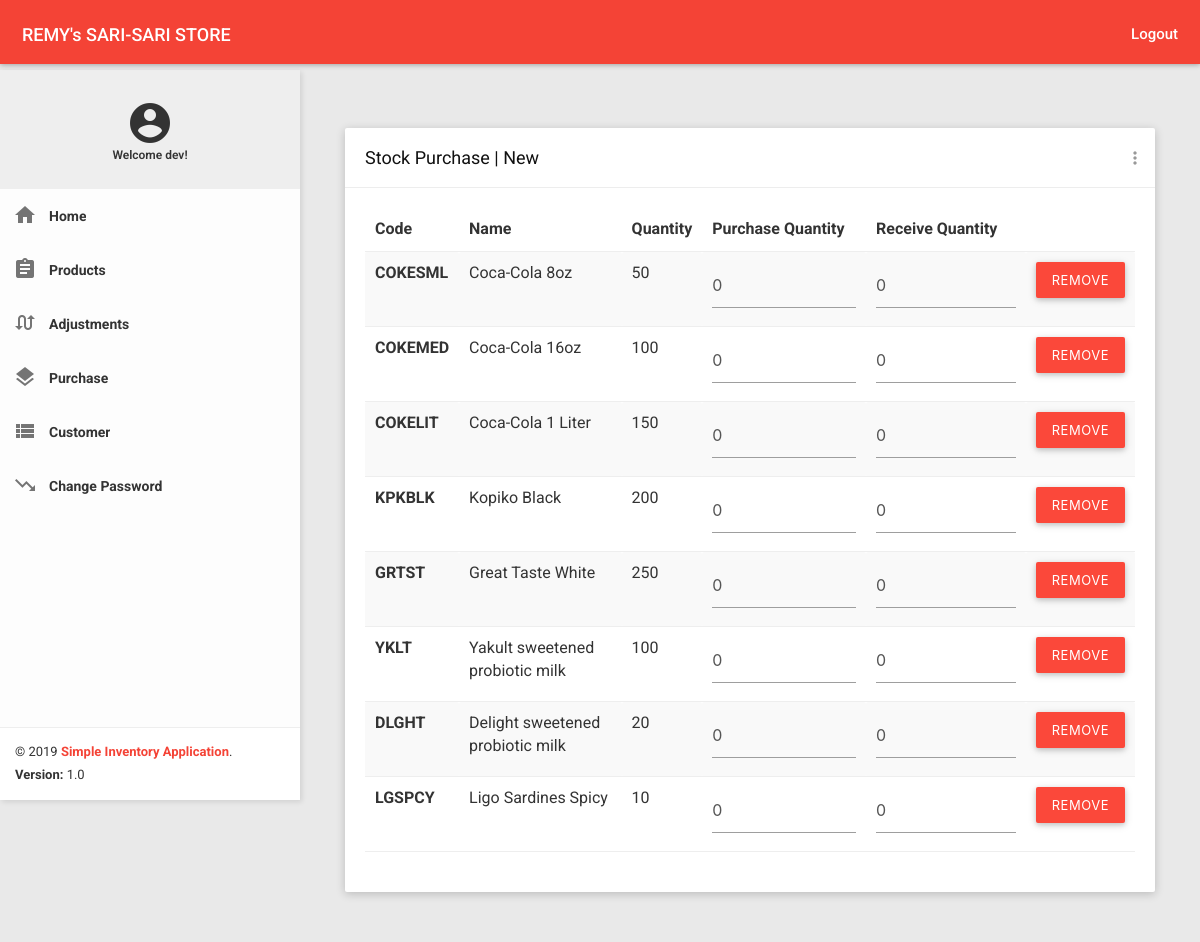
The page /purchase (signed in) on the database its author committed.
### app.py (models this page shows, shortened)
class User(db.Model, UserMixin):
    __tablename__ = 'user'
    id = db.Column(db.Integer, primary_key=True)
    username = db.Column(db.String(10), unique=True)
    password = db.Column(db.String(200))

class PurchaseHeader(db.Model):
    __tablename__ = 'purchase_header'
    id = db.Column(db.Integer, primary_key=True)
    description = db.Column(db.String(30))
    status = db.Column(db.String(30))
    purchase_details = db.relationship('PurchaseDetail', backref='purchase_reference')

class PurchaseDetail(db.Model):
    __tablename__ = 'purchase_detail'
    id = db.Column(db.Integer, primary_key=True)
    quantity_purchase = db.Column(db.Integer)
    quantity_receive = db.Column(db.Integer)
    purchase_header_id = db.Column(db.Integer, db.ForeignKey('purchase_header.id'))
    product_id = db.Column(db.Integer, db.ForeignKey('product.id'))

class Product(db.Model):
    __tablename__ = 'product'
    id = db.Column(db.Integer, primary_key=True)
    code = db.Column(db.String(30), unique=True)
    name = db.Column(db.String(50))
    price = db.Column(db.Float)
    quantity = db.Column(db.Integer)
    created_at = db.Column(db.DateTime, default=datetime.utcnow)
    updated_at = db.Column(db.DateTime, default=datetime.utcnow)
    adjustment_line = db.relationship('AdjustmentDetail',backref='adjustment_detail')
    purchase_line = db.relationship('PurchaseDetail',backref='purchase_detail')

### app.py (the view, shortened to what this page needs)
@app.route('/purchase', methods=['POST','GET'])
@login_required
def purchase():
    purchase_header = PurchaseHeader.query.filter_by(id=1).first_or_404()
    receive_field_state = ''
    purchase_field_state = ''
    if purchase_header.status == 'New':
        receive_field_state = ''
        receive_field_state = 'readonly="readonly"'
    elif purchase_header.status == 'In Transit':
        receive_field_state = 'readonly="readonly"'
        purchase_field_state = 'readonly="readonly"'
    elif  purchase_header.status == 'Received':
        receive_field_state = ''
        purchase_field_state = 'readonly="readonly"'
    if request.method == 'GET':
        return render_template('purchase.html',
            purchase_header=purchase_header,
            message='',
            css_class='',
            receive_field_state=receive_field_state,
            purchase_field_state=purchase_field_state
        )

### app.py (called while the page is built)
@login_manager.user_loader
def load_user(user_id):
    return User.query.get(int(user_id))

### templates/purchase.html (shortened to what this page needs)
﻿{% extends 'base.html' %}
{% block customcss %}
    <link href="../static/all-themes.css" rel="stylesheet">
{% endblock %}
{% set bodyclass = 'theme-red' %}
{% block content %}
    {% include './includes/nav.html' %}
    <section class="content">
        <div class="container-fluid">
            <form method='POST'>
                <div class="row clearfix">
                    <div class="col-lg-12 col-md-12 col-sm-12 col-xs-12">
                        <div class="card">
                            <div class="header">
                                <h2>{{ purchase_header.description }} | {{ purchase_header.status }}</h2>
                                <ul class="header-dropdown m-r--5">
                                    <li class="dropdown">
                                        <a href="javascript:void(0);" class="dropdown-toggle" data-toggle="dropdown" role="button" aria-haspopup="true" aria-expanded="false">
                                            <i class="material-icons">more_vert</i>
                                        </a>
                                    </li>
                                </ul>
                            </div>
                            <div class="body table-responsive">
                                <table class="table table-striped">
                                    <thead>
                                        <tr>
                                            <th>Code</th>
                                            <th>Name</th>
                                            <th>Quantity</th>
                                            <th>Purchase Quantity</th>
                                            <th>Receive Quantity</th>
                                            <th></th>
                                        </tr>
                                    </thead>
                                    <tbody>
                                        {% for purchase_detail in purchase_header.purchase_details[:] %}
                                            <tr>
                                                <th scope="row">{{ purchase_detail.purchase_detail.code }}</th>
                                                <td>{{ purchase_detail.purchase_detail.name }}</td>
                                                <td>{{ purchase_detail.purchase_detail.quantity }}</td>
                                                <td>
                                                    <input type="number" name="PURCHASE-{{ purchase_detail.id }}-{{ purchase_detail.purchase_detail.code }}" class="form-control" value="{{ purchase_detail.quantity_purchase }}" {% if purchase_field_state %} {{ purchase_field_state }} {% endif %}>
                                                </td>
                                                <td>
                                                    <input id="qty-receive" type="number" name="RECEIVE-{{ purchase_detail.id }}-{{ purchase_detail.purchase_detail.code }}" class="form-control" value="{{ purchase_detail.quantity_receive }}" {% if receive_field_state %} {{ receive_field_state }} {% endif %}>
                                                </td>
                                                <td>
                                                    <button type="submit" class="btn btn-danger waves-effect" name="submit_type" value="DEL-{{ purchase_detail.id }}">Remove</button>
                                                </td>
                                            </tr>
                                        {% endfor %}
                                    </tbody>
                                </table>
                            </div>
                        </div>
                    </div>
                </div>
            </form>
        </div>
    </section>
{% endblock %}

### templates/includes/nav.html (shortened to what this page needs)
    <nav class="navbar">
        <div class="container-fluid">
            <div class="navbar-header">
                <a class="navbar-brand" href="/home"><strong>REMY's SARI-SARI STORE</strong></a>
            </div>
            <div class="collapse navbar-collapse" id="navbar-collapse">
                <ul class="nav navbar-nav navbar-right">
                    <li><a href="/logout" class="js-search" data-close="true"><strong>Logout</strong></a></li>
                </ul>
            </div>
        </div>
    </nav>
    <section>
        <aside id="leftsidebar" class="sidebar">
            <div class="menu">
                <ul class="list">
                    <li class="header align-center">
                        <br>
                        <div class="demo-google-material-icon"> <i class="material-icons md-48">account_circle</i></div>
                        <span class="icon-name">
                            Welcome {{ current_user.username }}!
                        </span>
                        <br> <br>
                    </li>
                    <li>
                        <a href="/home">
                            <i class="material-icons">home</i>
                            <span>Home</span>
                        </a>
                    </li>
                    <li>
                        <a href="/products">
                            <i class="material-icons">assignment</i>
                            <span>Products</span>
                        </a>
                    </li>
                    <li>
                        <a href="/adjustment">
                            <i class="material-icons">swap_calls</i>
                            <span>Adjustments</span>
                        </a>
                    </li>
                    <li>
                        <a href="/purchase">
                            <i class="material-icons">layers</i>
                            <span>Purchase</span>
                        </a>
                    </li>
                    <li>
                        <a href="/customers">
                            <i class="material-icons">view_list</i>
                            <span>Customer</span>
                        </a>
                    </li>
                    <li>
                        <a href="/changepassword">
                            <i class="material-icons">trending_down</i>
                            <span>Change Password</span>
                        </a>
                    </li>
                </ul>
            </div>
            <div class="legal">
                <div class="copyright">
                    &copy; 2019 <a href="javascript:void(0);">Simple Inventory Application</a>.
                </div>
                <div class="version">
                    <b>Version: </b> 1.0
                </div>
            </div>
        </aside>
    </section>

### static/waves.css (style rules this page uses)
.waves-effect { position: relative; cursor: pointer; display: inline-block; overflow: hidden; -webkit-user-select: none; -moz-user-select: none; -ms-user-select: none; user-select: none; -webkit-tap-highlight-color: transparent; }
.waves-block { display: block; }

### static/all-themes.css (style rules this page uses)
.theme-red .navbar-brand { color: #fff; }
.theme-red .nav > li > a { color: #fff; }
.theme-red .sidebar .legal { background-color: #fff; }
.theme-red .sidebar .legal .copyright a { color: #F44336 !important; }

### rows shown on the page
User: username "dev"
PurchaseHeader: description "Stock Purchase", status "New"
PurchaseDetail: purchase_detail.code "COKESML", purchase_detail.name "Coca-Cola 8oz", purchase_detail.quantity "50", quantity_purchase "0", quantity_receive "0"
PurchaseDetail: purchase_detail.code "COKEMED", purchase_detail.name "Coca-Cola 16oz", purchase_detail.quantity "100", quantity_purchase "0", quantity_receive "0"
PurchaseDetail: purchase_detail.code "COKELIT", purchase_detail.name "Coca-Cola 1 Liter", purchase_detail.quantity "150", quantity_purchase "0", quantity_receive "0"
PurchaseDetail: purchase_detail.code "KPKBLK", purchase_detail.name "Kopiko Black", purchase_detail.quantity "200", quantity_purchase "0", quantity_receive "0"
PurchaseDetail: purchase_detail.code "GRTST", purchase_detail.name "Great Taste White", purchase_detail.quantity "250", quantity_purchase "0", quantity_receive "0"
PurchaseDetail: purchase_detail.code "YKLT", purchase_detail.name "Yakult sweetened probiotic milk", purchase_detail.quantity "100", quantity_purchase "0", quantity_receive "0"
PurchaseDetail: purchase_detail.code "DLGHT", purchase_detail.name "Delight sweetened probiotic milk", purchase_detail.quantity "20", quantity_purchase "0", quantity_receive "0"
PurchaseDetail: purchase_detail.code "LGSPCY", purchase_detail.name "Ligo Sardines Spicy", purchase_detail.quantity "10", quantity_purchase "0", quantity_receive "0"
